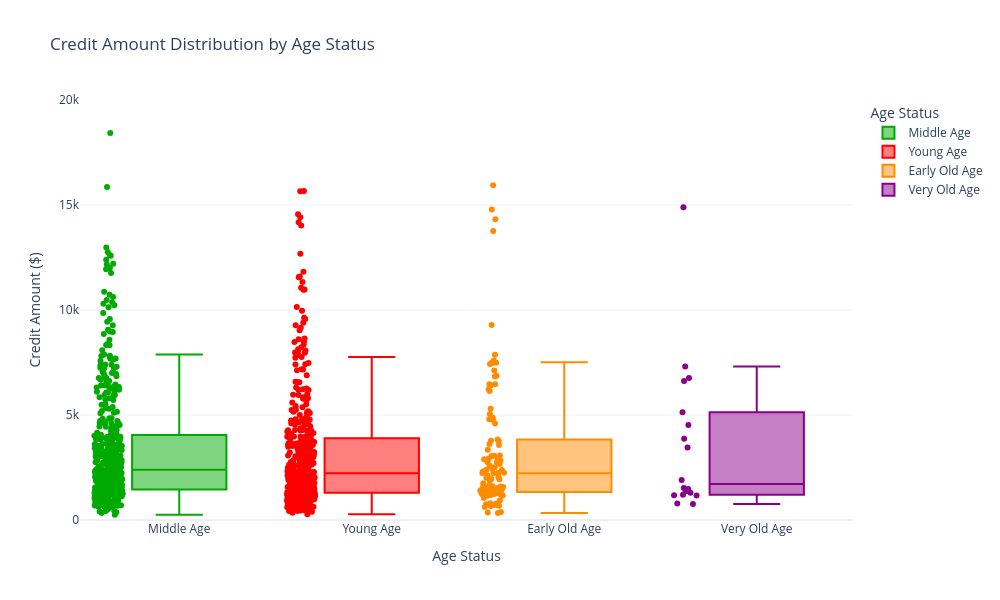

Notebook code for this chart:
### Code cell
# Count of Credit amount Distribution by Age Status
import plotly.express as px

# Remove 'Unknown' category if it exists
df_clean = df[df['Age_Status'] != 'Unknown']

# Get order by count (descending)
age_order = df_clean['Age_Status'].value_counts().index.tolist()

# Define bright color mapping
color_map = {
    'Young Age': '#FF0000',      # Red
    'Middle Age': '#00AA00',     # Green
    'Early Old Age': '#FF8C00',  # Dark Orange
    'Very Old Age': '#8B008B'    # Dark Purple
}

# Create the box plot
fig = px.box(df_clean, 
             x='Age_Status', 
             y='Credit amount',
             title='Credit Amount Distribution by Age Status',
             labels={'Age_Status': 'Age Status', 'Credit amount': 'Credit Amount ($)'},
             color='Age_Status',
             color_discrete_map=color_map,
             points='all',
             category_orders={'Age_Status': age_order},  # Sort by count descending
             height=600,
             width=1000)

# Set y-axis range from 0 to 20,000
fig.update_layout(
    template='plotly_white',
    xaxis_title='Age Status',
    yaxis_title='Credit Amount ($)',
    yaxis=dict(range=[0, 20000]),
    showlegend=True,
    legend=dict(title='Age Status')
)

fig.show()

### Figure 1 — Plotly figure (JSON) as saved in the notebook; plotly's stock layout.template omitted (floating-point values rounded to 4 significant figures; data arrays with more than 128 entries replaced by an {"elided": "..."} marker saying what was removed)
{"data": [{"alignmentgroup": "True", "boxpoints": "all", "hovertemplate": "Age Status=%{x}<br>Credit Amount ($)=%{y}<extra></extra>", "legendgroup": "Middle Age", "marker": {"color": "#00AA00"}, "name": "Middle Age", "notched": false, "offsetgroup": "Middle Age", "orientation": "v", "showlegend": true, "type": "box", "x": {"elided": "464 str values"}, "x0": " ", "xaxis": "x", "y": {"elided": "464 int values"}, "y0": " ", "yaxis": "y"}, {"alignmentgroup": "True", "boxpoints": "all", "hovertemplate": "Age Status=%{x}<br>Credit Amount ($)=%{y}<extra></extra>", "legendgroup": "Young Age", "marker": {"color": "#FF0000"}, "name": "Young Age", "notched": false, "offsetgroup": "Young Age", "orientation": "v", "showlegend": true, "type": "box", "x": {"elided": "411 str values"}, "x0": " ", "xaxis": "x", "y": {"elided": "411 int values"}, "y0": " ", "yaxis": "y"}, {"alignmentgroup": "True", "boxpoints": "all", "hovertemplate": "Age Status=%{x}<br>Credit Amount ($)=%{y}<extra></extra>", "legendgroup": "Early Old Age", "marker": {"color": "#FF8C00"}, "name": "Early Old Age", "notched": false, "offsetgroup": "Early Old Age", "orientation": "v", "showlegend": true, "type": "box", "x": ["Early Old Age", "Early Old Age", "Early Old Age", "Early Old Age", "Early Old Age", "Early Old Age", "Early Old Age", "Early Old Age", "Early Old Age", "Early Old Age", "Early Old Age", "Early Old Age", "Early Old Age", "Early Old Age", "Early Old Age", "Early Old Age", "Early Old Age", "Early Old Age", "Early Old Age", "Early Old Age", "Early Old Age", "Early Old Age", "Early Old Age", "Early Old Age", "Early Old Age", "Early Old Age", "Early Old Age", "Early Old Age", "Early Old Age", "Early Old Age", "Early Old Age", "Early Old Age", "Early Old Age", "Early Old Age", "Early Old Age", "Early Old Age", "Early Old Age", "Early Old Age", "Early Old Age", "Early Old Age", "Early Old Age", "Early Old Age", "Early Old Age", "Early Old Age", "Early Old Age", "Early Old Age", "Early Old Age", "Early Old Age", "Early Old Age", "Early Old Age", "Early Old Age", "Early Old Age", "Early Old Age", "Early Old Age", "Early Old Age", "Early Old Age", "Early Old Age", "Early Old Age", "Early Old Age", "Early Old Age", "Early Old Age", "Early Old Age", "Early Old Age", "Early Old Age", "Early Old Age", "Early Old Age", "Early Old Age", "Early Old Age", "Early Old Age", "Early Old Age", "Early Old Age", "Early Old Age", "Early Old Age", "Early Old Age", "Early Old Age", "Early Old Age", "Early Old Age", "Early Old Age", "Early Old Age", "Early Old Age", "Early Old Age", "Early Old Age", "Early Old Age", "Early Old Age", "Early Old Age", "Early Old Age", "Early Old Age", "Early Old Age", "Early Old Age", "Early Old Age", "Early Old Age", "Early Old Age", "Early Old Age", "Early Old Age", "Early Old Age", "Early Old Age", "Early Old Age", "Early Old Age", "Early Old Age", "Early Old Age", "Early Old Age", "Early Old Age"], "x0": " ", "xaxis": "x", "y": [4870, 2835, 3059, 1199, 2424, 6836, 1264, 6143, 2225, 6468, 1537, 1953, 1164, 4771, 1755, 2315, 618, 1409, 1318, 15945, 2012, 781, 682, 7485, 338, 3777, 4591, 936, 1413, 5293, 3342, 1364, 7865, 2507, 2767, 1595, 717, 1154, 1603, 2748, 1574, 1520, 4796, 672, 1239, 13756, 14782, 14318, 362, 2578, 1190, 1424, 1512, 2924, 3622, 3077, 3757, 2255, 7119, 2032, 1255, 2133, 2246, 385, 2671, 3832, 7476, 2241, 1047, 2384, 1538, 1236, 7596, 6416, 1555, 5045, 1655, 2223, 1940, 6468, 6224, 2892, 7511, 717, 1597, 9283, 3051, 7432, 1338, 2957, 1559, 1364, 709, 795, 6872, 1867, 1231, 3568, 1258, 753, 1409, 2390], "y0": " ", "yaxis": "y"}, {"alignmentgroup": "True", "boxpoints": "all", "hovertemplate": "Age Status=%{x}<br>Credit Amount ($)=%{y}<extra></extra>", "legendgroup": "Very Old Age", "marker": {"color": "#8B008B"}, "name": "Very Old Age", "notched": false, "offsetgroup": "Very Old Age", "orientation": "v", "showlegend": true, "type": "box", "x": ["Very Old Age", "Very Old Age", "Very Old Age", "Very Old Age", "Very Old Age", "Very Old Age", "Very Old Age", "Very Old Age", "Very Old Age", "Very Old Age", "Very Old Age", "Very Old Age", "Very Old Age", "Very Old Age", "Very Old Age", "Very Old Age", "Very Old Age", "Very Old Age"], "x0": " ", "xaxis": "x", "y": [1169, 1526, 766, 7308, 5129, 1175, 1908, 6615, 3448, 1374, 1199, 4526, 790, 1299, 1480, 3872, 6761, 14896], "y0": " ", "yaxis": "y"}], "layout": {"boxmode": "overlay", "height": 600, "legend": {"title": {"text": "Age Status"}, "tracegroupgap": 0}, "showlegend": true, "title": {"text": "Credit Amount Distribution by Age Status"}, "width": 1000, "xaxis": {"anchor": "y", "categoryarray": ["Middle Age", "Young Age", "Early Old Age", "Very Old Age"], "categoryorder": "array", "domain": [0, 1], "title": {"text": "Age Status"}}, "yaxis": {"anchor": "x", "domain": [0, 1], "range": [0, 20000], "title": {"text": "Credit Amount ($)"}}}}
